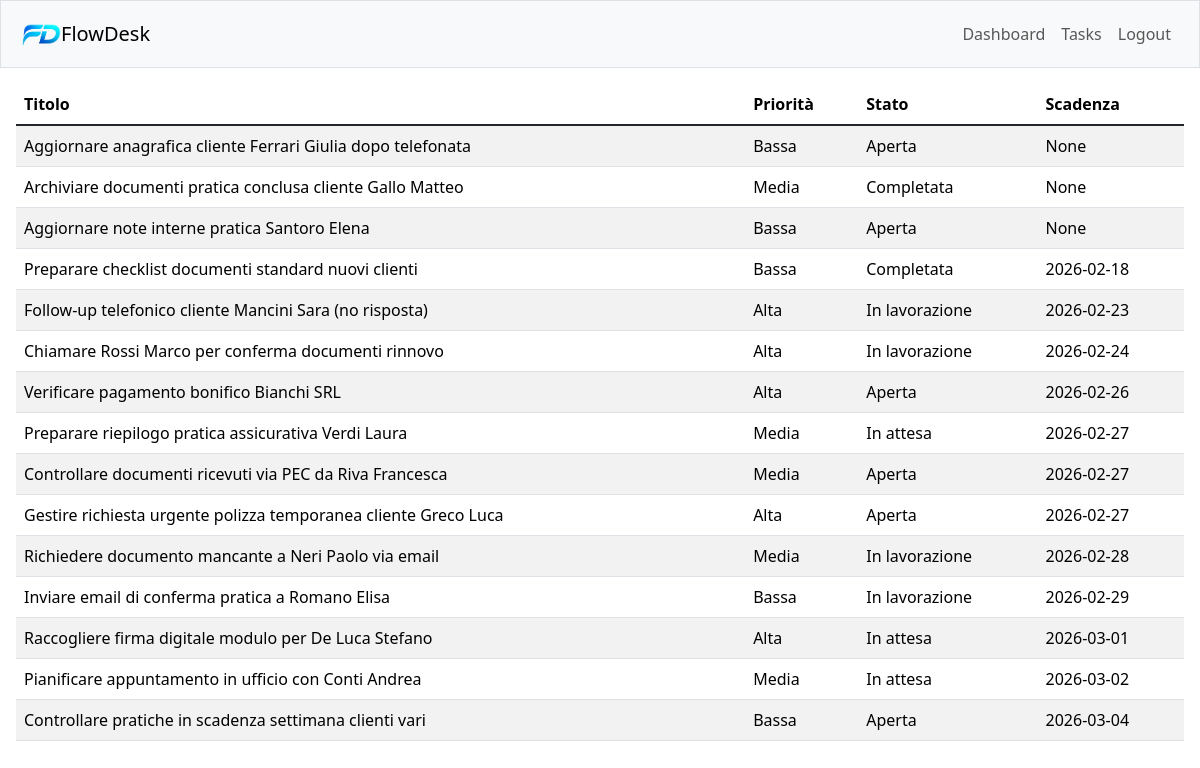
The page /tasks (signed in) on the database as committed earlier.
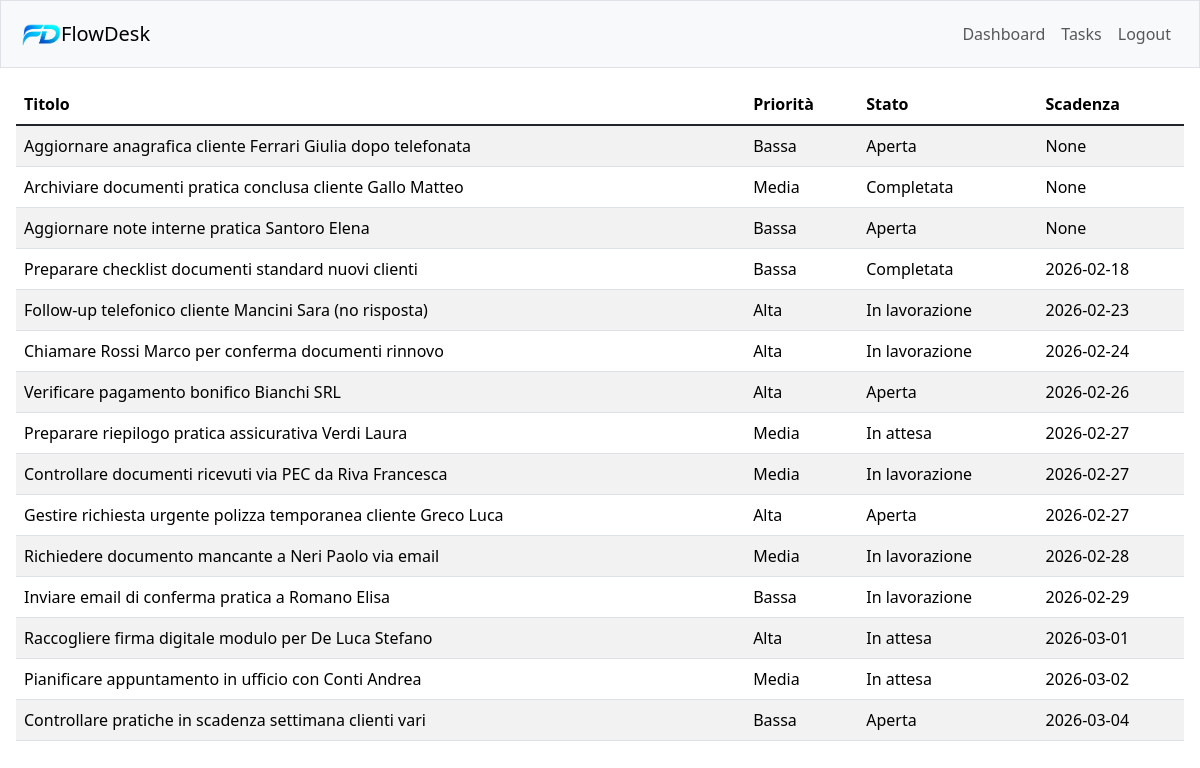
The same page on the database as committed later.
### tables this page shows
CREATE TABLE tasks(
    id INTEGER PRIMARY KEY AUTOINCREMENT,
    user_id INTEGER NOT NULL,
    title TEXT NOT NULL,
    priority TEXT NOT NULL CHECK (priority in ('Bassa', 'Media', 'Alta')),
    status TEXT NOT NULL CHECK (status in ('Aperta', 'In lavorazione', 'In attesa', 'Completata')),
    created_at DATETIME DEFAULT CURRENT_TIMESTAMP,
    due_date DATE,
    updated_at DATETIME DEFAULT CURRENT_TIMESTAMP,
    FOREIGN KEY (user_id) REFERENCES users(id) ON DELETE CASCADE
);

### app.py (the view)
@app.route("/tasks")
@login_required
def tasks():
    user_id = session['user_id']
    conn = get_db_connection()
    tasks = conn.execute('SELECT * FROM tasks WHERE user_id = ? ',(user_id,)).fetchall()
    conn.close()
    return render_template('/tasks.html', tasks=tasks)

### helpers.py (called while the page is built)
def login_required(f):
    @wraps(f)
    def decorated_function(*args, **kwargs):
        if session.get('user_id') is None:
            return redirect('/landing')
        return f(*args, **kwargs)
    return decorated_function

def get_db_connection():
    connection = sqlite3.connect('deskflow.db')
    connection.row_factory = sqlite3.Row
    return connection

### templates/tasks.html (shortened to what this page needs)
{% extends "layout.html" %} {% block title %} Tasks {% endblock %} {% block main
%}
<table id="tasksTable" class="table table-striped">
  <thead>
    <tr>
      <th>Titolo</th>
      <th>Priorità</th>
      <th>Stato</th>
      <th>Scadenza</th>
    </tr>
  </thead>
  <tbody class="table-group-divider">
    {% for task in tasks %}
    <tr data-id="{{task.id}}">
      <td>{{ task.title }}</td>
      <td>{{ task.priority }}</td>
      <td>{{ task.status }}</td>
      <td>{{ task.due_date }}</td>
    </tr>
    {% endfor %}
  </tbody>
</table>
{% endblock %}

Rows that differ between the two databases and show on the page:
changed tasks "Controllare documenti ricevuti via PEC da Riva Francesca": status "Aperta" → "In lavorazione"
